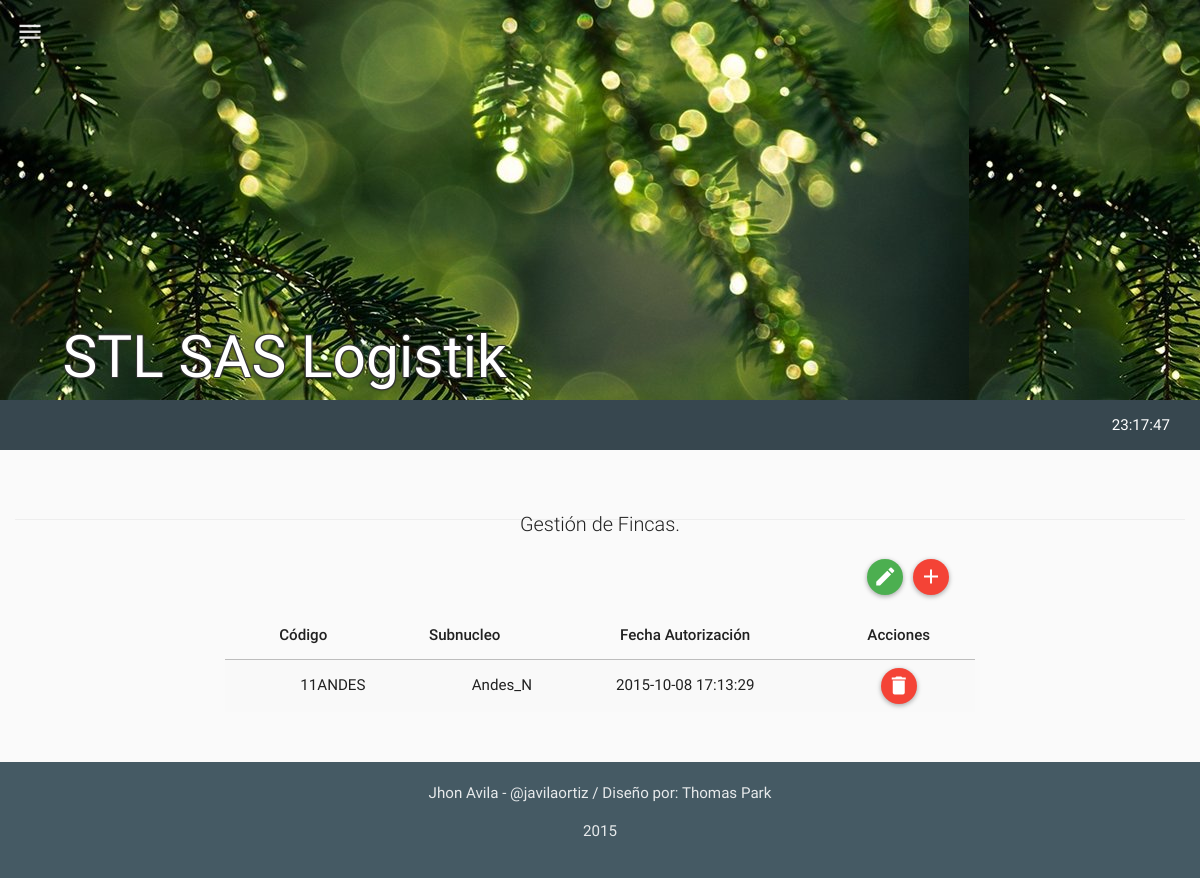
Before: /mods/fincas/fincas.php (signed in) with the older database file.
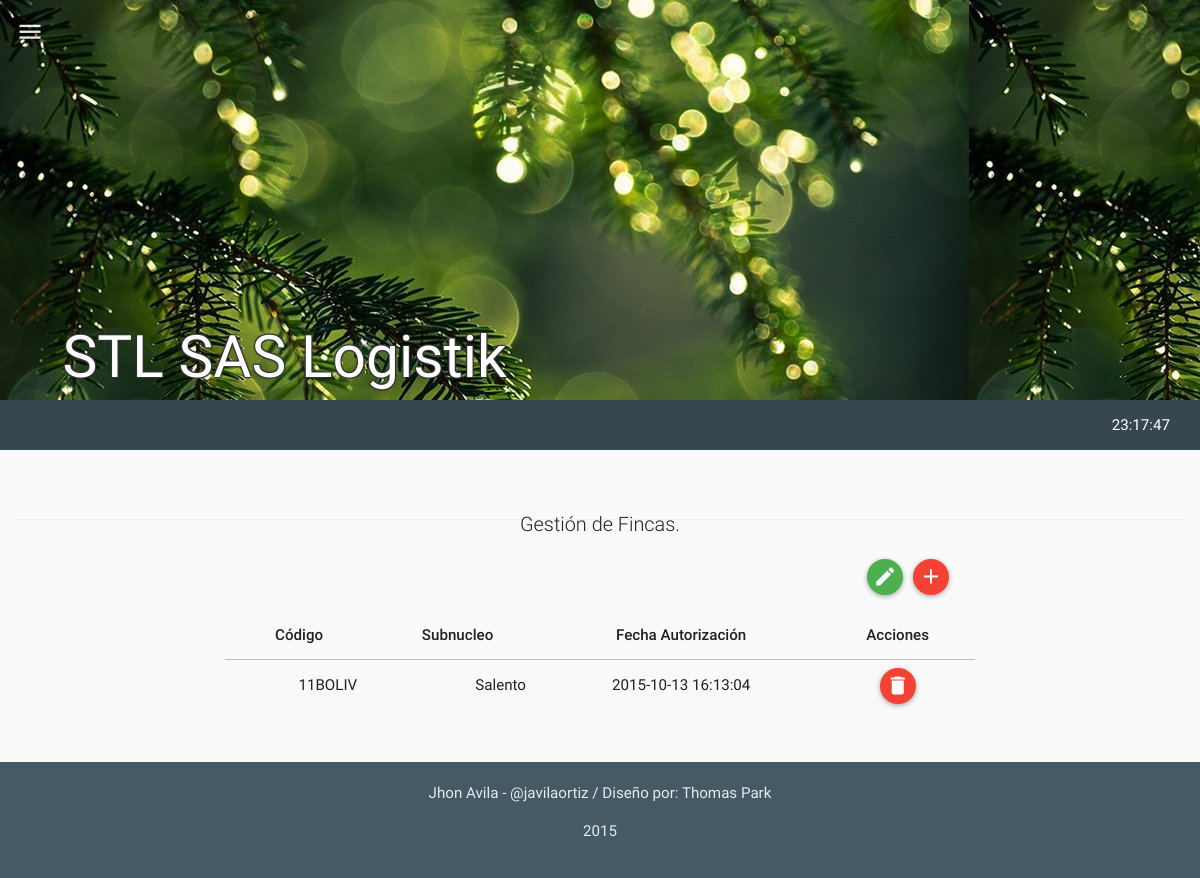
After: the same page with the newer database file.
### tables this page shows
CREATE TABLE IF NOT EXISTS `tbl_fincas` (
  `fi_id` int(11) NOT NULL,
  `fi_codigo` varchar(10) NOT NULL,
  `fi_sn_id` int(11) NOT NULL,
  `fi_timestamp` timestamp NOT NULL DEFAULT CURRENT_TIMESTAMP ON UPDATE CURRENT_TIMESTAMP,
  `fi_created` int(11) NOT NULL,
  `fi_estado` int(11) NOT NULL
);

CREATE TABLE IF NOT EXISTS `tbl_subnucleos` (
  `sn_id` int(11) NOT NULL,
  `sn_subnucleo` varchar(60) NOT NULL,
  `sn_created` int(11) NOT NULL,
  `sn_timestamp` timestamp NOT NULL DEFAULT CURRENT_TIMESTAMP ON UPDATE CURRENT_TIMESTAMP,
  `sn_estado` int(11) NOT NULL
);

### php/fincas.php (the view, shortened to what this page needs)
<?php
class fincas{
  function get_fincas(){
    $rt = new route();
    if(isset($_SESSION["ses_id"])){
      $qry='SELECT * FROM tbl_fincas
            INNER JOIN tbl_subnucleos ON sn_id = fi_sn_id
            WHERE fi_estado=1 ORDER BY fi_codigo ASC ';
      $res = mysql_query($qry);
      $item =" ";
      $script ="<script>$(document).ready(function(){";
      while($row_res = mysql_fetch_assoc($res)) {
        $item.='
              <tr>
                <td>'.$row_res["fi_codigo"].'</td>
                <td>'.$row_res["sn_subnucleo"].'</td>
                <td style="text-align:center;">'.$row_res["fi_timestamp"].'</td>
                <td style="text-align:center;">
                  <div id="del-button" onclick="borrar_finca('.$row_res["fi_id"].', this)" class="btn btn-floating-mini btn-danger" title="Borrar"><i class="md  md-delete"></i></div>
                </td>
              </tr>
        ';
        $script.='';
      }
      $script.='});</script>';
    }
    else{$rt->routing($rt->path("login"));}
    $html='
          <table class="table table-striped table-hover ">
            <thead>
              <tr>
                <th style="text-align:center;">Código</th>
                <th style="text-align:center;">Subnucleo</th>
                <th style="text-align:center;">Fecha Autorización</th>
                <th style="text-align:center;">Acciones</th>
              </tr>
            </thead>
            <tbody>
              '.$item.'
            </tbody>
          </table>
    ';
    return $script.$html;
  }
}
?>

Changed rows visible on the page:
removed tbl_fincas: fi_codigo "11ANDES", tbl_subnucleos.sn_subnucleo "Andes_N", fi_timestamp "2015-10-08 17:13:29"
added tbl_fincas: fi_codigo "11BOLIV", tbl_subnucleos.sn_subnucleo "Salento", fi_timestamp "2015-10-13 16:13:04"
